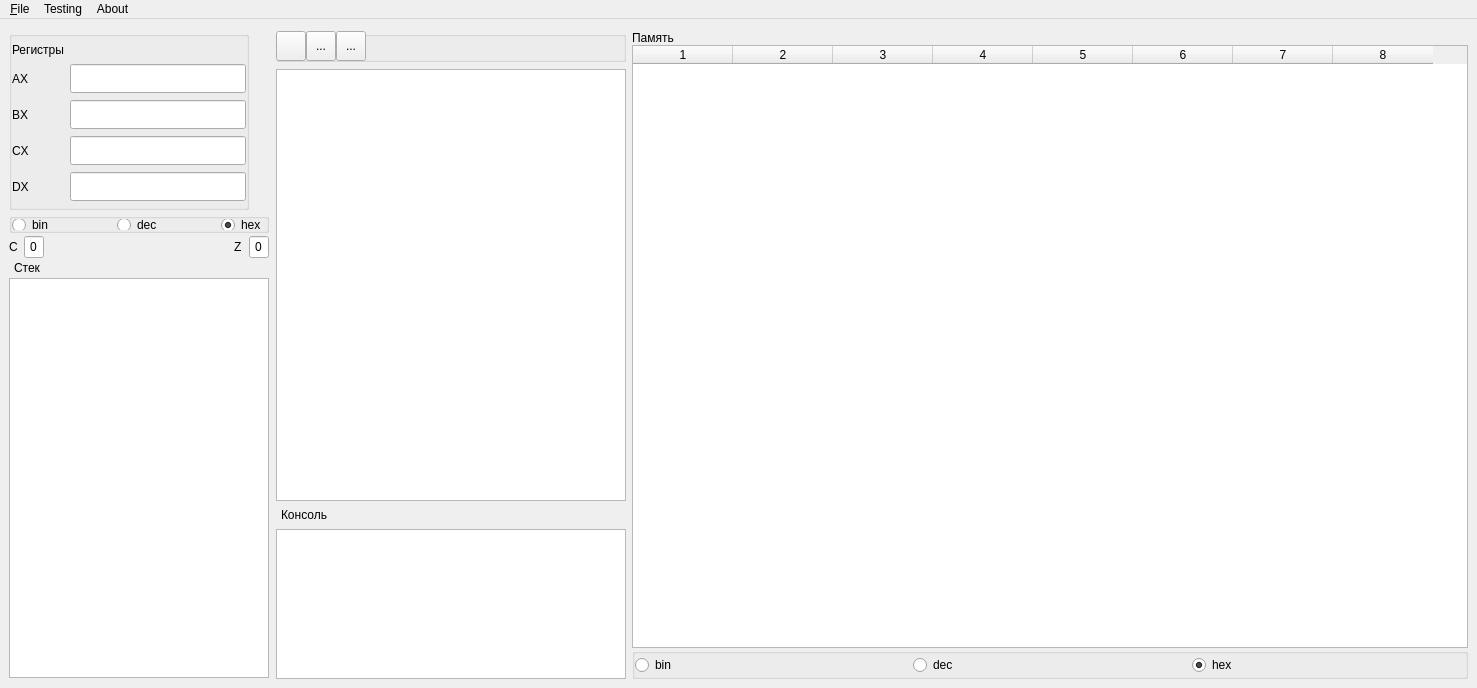
<?xml version="1.0" encoding="UTF-8"?>
<ui version="4.0">
 <class>MainWindow</class>
 <widget class="QMainWindow" name="MainWindow">
  <property name="geometry">
   <rect>
    <x>0</x>
    <y>0</y>
    <width>1477</width>
    <height>685</height>
   </rect>
  </property>
  <property name="sizePolicy">
   <sizepolicy hsizetype="Maximum" vsizetype="Preferred">
    <horstretch>0</horstretch>
    <verstretch>0</verstretch>
   </sizepolicy>
  </property>
  <property name="minimumSize">
   <size>
    <width>0</width>
    <height>0</height>
   </size>
  </property>
  <property name="maximumSize">
   <size>
    <width>1500</width>
    <height>1500</height>
   </size>
  </property>
  <property name="windowTitle">
   <string>Form</string>
  </property>
  <property name="styleSheet">
   <string notr="true">font: 13pt &quot;Courier New&quot;;</string>
  </property>
  <property name="toolButtonStyle">
   <enum>Qt::ToolButtonFollowStyle</enum>
  </property>
  <property name="dockNestingEnabled">
   <bool>false</bool>
  </property>
  <widget class="QWidget" name="widget">
   <property name="sizePolicy">
    <sizepolicy hsizetype="MinimumExpanding" vsizetype="Preferred">
     <horstretch>0</horstretch>
     <verstretch>0</verstretch>
    </sizepolicy>
   </property>
   <property name="autoFillBackground">
    <bool>false</bool>
   </property>
   <layout class="QHBoxLayout" name="horizontalLayout_5">
    <property name="sizeConstraint">
     <enum>QLayout::SetMaximumSize</enum>
    </property>
    <property name="topMargin">
     <number>12</number>
    </property>
    <item>
     <widget class="QWidget" name="box" native="true">
      <property name="enabled">
       <bool>true</bool>
      </property>
      <property name="sizePolicy">
       <sizepolicy hsizetype="Fixed" vsizetype="Minimum">
        <horstretch>0</horstretch>
        <verstretch>0</verstretch>
       </sizepolicy>
      </property>
      <property name="minimumSize">
       <size>
        <width>250</width>
        <height>400</height>
       </size>
      </property>
      <property name="autoFillBackground">
       <bool>false</bool>
      </property>
      <layout class="QGridLayout" name="RegistersGridLayout" rowstretch="0,0,0,0,0,0,0,0,0,0,70" rowminimumheight="0,0,0,0,0,0,0,0,0,0,0">
       <property name="sizeConstraint">
        <enum>QLayout::SetMinimumSize</enum>
       </property>
       <property name="leftMargin">
        <number>0</number>
       </property>
       <property name="topMargin">
        <number>0</number>
       </property>
       <property name="rightMargin">
        <number>1</number>
       </property>
       <property name="bottomMargin">
        <number>1</number>
       </property>
       <property name="horizontalSpacing">
        <number>0</number>
       </property>
       <property name="verticalSpacing">
        <number>3</number>
       </property>
       <item row="2" column="0">
        <layout class="QHBoxLayout" name="horizontalLayout_3">
         <item>
          <widget class="QLabel" name="label_5">
           <property name="minimumSize">
            <size>
             <width>15</width>
             <height>0</height>
            </size>
           </property>
           <property name="maximumSize">
            <size>
             <width>15</width>
             <height>16777215</height>
            </size>
           </property>
           <property name="text">
            <string>C</string>
           </property>
          </widget>
         </item>
         <item>
          <widget class="QLineEdit" name="CEditLine">
           <property name="minimumSize">
            <size>
             <width>20</width>
             <height>0</height>
            </size>
           </property>
           <property name="maximumSize">
            <size>
             <width>20</width>
             <height>16777215</height>
            </size>
           </property>
           <property name="text">
            <string>0</string>
           </property>
           <property name="alignment">
            <set>Qt::AlignCenter</set>
           </property>
          </widget>
         </item>
         <item>
          <spacer name="horizontalSpacer">
           <property name="orientation">
            <enum>Qt::Horizontal</enum>
           </property>
           <property name="sizeHint" stdset="0">
            <size>
             <width>80</width>
             <height>20</height>
            </size>
           </property>
          </spacer>
         </item>
         <item>
          <widget class="QLabel" name="label_6">
           <property name="minimumSize">
            <size>
             <width>15</width>
             <height>0</height>
            </size>
           </property>
           <property name="maximumSize">
            <size>
             <width>15</width>
             <height>16777215</height>
            </size>
           </property>
           <property name="text">
            <string>Z</string>
           </property>
          </widget>
         </item>
         <item>
          <widget class="QLineEdit" name="ZEditLine">
           <property name="minimumSize">
            <size>
             <width>20</width>
             <height>0</height>
            </size>
           </property>
           <property name="maximumSize">
            <size>
             <width>20</width>
             <height>16777215</height>
            </size>
           </property>
           <property name="text">
            <string>0</string>
           </property>
           <property name="alignment">
            <set>Qt::AlignCenter</set>
           </property>
          </widget>
         </item>
        </layout>
       </item>
       <item row="1" column="0">
        <widget class="QGroupBox" name="groupBox_2">
         <property name="sizePolicy">
          <sizepolicy hsizetype="Minimum" vsizetype="Minimum">
           <horstretch>0</horstretch>
           <verstretch>0</verstretch>
          </sizepolicy>
         </property>
         <property name="minimumSize">
          <size>
           <width>0</width>
           <height>20</height>
          </size>
         </property>
         <property name="title">
          <string notr="true"/>
         </property>
         <property name="flat">
          <bool>false</bool>
         </property>
         <property name="checkable">
          <bool>false</bool>
         </property>
         <layout class="QHBoxLayout" name="horizontalLayout" stretch="30,30,0">
          <property name="spacing">
           <number>0</number>
          </property>
          <property name="leftMargin">
           <number>0</number>
          </property>
          <property name="topMargin">
           <number>0</number>
          </property>
          <property name="rightMargin">
           <number>0</number>
          </property>
          <property name="bottomMargin">
           <number>0</number>
          </property>
          <item>
           <widget class="QRadioButton" name="binRadioButton">
            <property name="text">
             <string>bin</string>
            </property>
           </widget>
          </item>
          <item>
           <widget class="QRadioButton" name="decRadioButton">
            <property name="text">
             <string>dec</string>
            </property>
           </widget>
          </item>
          <item>
           <widget class="QRadioButton" name="hexRadioButton">
            <property name="text">
             <string>hex</string>
            </property>
            <property name="checked">
             <bool>true</bool>
            </property>
           </widget>
          </item>
         </layout>
        </widget>
       </item>
       <item row="4" column="0">
        <widget class="QLabel" name="label_8">
         <property name="text">
          <string>Стек</string>
         </property>
         <property name="indent">
          <number>5</number>
         </property>
        </widget>
       </item>
       <item row="3" column="0">
        <spacer name="verticalSpacer">
         <property name="orientation">
          <enum>Qt::Vertical</enum>
         </property>
         <property name="sizeHint" stdset="0">
          <size>
           <width>20</width>
           <height>10</height>
          </size>
         </property>
        </spacer>
       </item>
       <item row="9" column="0" rowspan="2">
        <widget class="QListWidget" name="stackWidget">
         <property name="sizePolicy">
          <sizepolicy hsizetype="Minimum" vsizetype="Expanding">
           <horstretch>0</horstretch>
           <verstretch>0</verstretch>
          </sizepolicy>
         </property>
         <property name="minimumSize">
          <size>
           <width>260</width>
           <height>400</height>
          </size>
         </property>
         <property name="toolTipDuration">
          <number>0</number>
         </property>
        </widget>
       </item>
       <item row="0" column="0">
        <widget class="QGroupBox" name="groupBox">
         <property name="sizePolicy">
          <sizepolicy hsizetype="Fixed" vsizetype="Preferred">
           <horstretch>0</horstretch>
           <verstretch>0</verstretch>
          </sizepolicy>
         </property>
         <property name="minimumSize">
          <size>
           <width>250</width>
           <height>0</height>
          </size>
         </property>
         <property name="toolTipDuration">
          <number>-1</number>
         </property>
         <property name="alignment">
          <set>Qt::AlignLeading|Qt::AlignLeft|Qt::AlignTop</set>
         </property>
         <property name="flat">
          <bool>false</bool>
         </property>
         <layout class="QGridLayout" name="allReg">
          <property name="sizeConstraint">
           <enum>QLayout::SetFixedSize</enum>
          </property>
          <property name="leftMargin">
           <number>0</number>
          </property>
          <property name="topMargin">
           <number>6</number>
          </property>
          <property name="rightMargin">
           <number>0</number>
          </property>
          <property name="bottomMargin">
           <number>6</number>
          </property>
          <property name="horizontalSpacing">
           <number>-1</number>
          </property>
          <property name="verticalSpacing">
           <number>7</number>
          </property>
          <item row="2" column="0">
           <widget class="QLabel" name="label_2">
            <property name="text">
             <string>BX</string>
            </property>
           </widget>
          </item>
          <item row="4" column="1">
           <widget class="QLineEdit" name="DxLineEdit">
            <property name="sizePolicy">
             <sizepolicy hsizetype="Fixed" vsizetype="Fixed">
              <horstretch>0</horstretch>
              <verstretch>0</verstretch>
             </sizepolicy>
            </property>
            <property name="font">
             <font>
              <family>Courier New</family>
              <pointsize>13</pointsize>
              <weight>50</weight>
              <italic>false</italic>
              <bold>false</bold>
             </font>
            </property>
            <property name="maxLength">
             <number>16</number>
            </property>
           </widget>
          </item>
          <item row="2" column="1">
           <widget class="QLineEdit" name="BxLineEdit">
            <property name="sizePolicy">
             <sizepolicy hsizetype="Fixed" vsizetype="Fixed">
              <horstretch>0</horstretch>
              <verstretch>0</verstretch>
             </sizepolicy>
            </property>
            <property name="font">
             <font>
              <family>Courier New</family>
              <pointsize>13</pointsize>
              <weight>50</weight>
              <italic>false</italic>
              <bold>false</bold>
             </font>
            </property>
            <property name="maxLength">
             <number>16</number>
            </property>
           </widget>
          </item>
          <item row="1" column="0">
           <widget class="QLabel" name="label">
            <property name="sizePolicy">
             <sizepolicy hsizetype="Maximum" vsizetype="Preferred">
              <horstretch>0</horstretch>
              <verstretch>0</verstretch>
             </sizepolicy>
            </property>
            <property name="text">
             <string>AX</string>
            </property>
            <property name="margin">
             <number>0</number>
            </property>
           </widget>
          </item>
          <item row="4" column="0">
           <widget class="QLabel" name="label_4">
            <property name="text">
             <string>DX</string>
            </property>
           </widget>
          </item>
          <item row="3" column="1">
           <widget class="QLineEdit" name="CxLineEdit">
            <property name="sizePolicy">
             <sizepolicy hsizetype="Fixed" vsizetype="Fixed">
              <horstretch>0</horstretch>
              <verstretch>0</verstretch>
             </sizepolicy>
            </property>
            <property name="font">
             <font>
              <family>Courier New</family>
              <pointsize>13</pointsize>
              <weight>50</weight>
              <italic>false</italic>
              <bold>false</bold>
             </font>
            </property>
            <property name="maxLength">
             <number>16</number>
            </property>
           </widget>
          </item>
          <item row="3" column="0">
           <widget class="QLabel" name="label_3">
            <property name="text">
             <string>CX</string>
            </property>
            <property name="indent">
             <number>0</number>
            </property>
           </widget>
          </item>
          <item row="1" column="1">
           <widget class="QLineEdit" name="AxLineEdit">
            <property name="sizePolicy">
             <sizepolicy hsizetype="Fixed" vsizetype="Fixed">
              <horstretch>0</horstretch>
              <verstretch>0</verstretch>
             </sizepolicy>
            </property>
            <property name="font">
             <font>
              <family>Courier New</family>
              <pointsize>13</pointsize>
              <weight>50</weight>
              <italic>false</italic>
              <bold>false</bold>
             </font>
            </property>
            <property name="maxLength">
             <number>16</number>
            </property>
           </widget>
          </item>
          <item row="0" column="0">
           <widget class="QLabel" name="label_7">
            <property name="text">
             <string>Регистры</string>
            </property>
           </widget>
          </item>
         </layout>
        </widget>
       </item>
      </layout>
     </widget>
    </item>
    <item>
     <layout class="QGridLayout" name="CommandsLayout" rowstretch="0,0,0,0,0,0,0">
      <property name="sizeConstraint">
       <enum>QLayout::SetFixedSize</enum>
      </property>
      <property name="leftMargin">
       <number>0</number>
      </property>
      <property name="topMargin">
       <number>0</number>
      </property>
      <property name="rightMargin">
       <number>0</number>
      </property>
      <property name="bottomMargin">
       <number>0</number>
      </property>
      <property name="verticalSpacing">
       <number>7</number>
      </property>
      <item row="6" column="0">
       <widget class="QListWidget" name="errorWindow">
        <property name="sizePolicy">
         <sizepolicy hsizetype="Minimum" vsizetype="Expanding">
          <horstretch>0</horstretch>
          <verstretch>0</verstretch>
         </sizepolicy>
        </property>
        <property name="minimumSize">
         <size>
          <width>350</width>
          <height>100</height>
         </size>
        </property>
        <property name="maximumSize">
         <size>
          <width>16777215</width>
          <height>150</height>
         </size>
        </property>
       </widget>
      </item>
      <item row="5" column="0">
       <widget class="QLabel" name="label_10">
        <property name="text">
         <string>Консоль</string>
        </property>
        <property name="indent">
         <number>5</number>
        </property>
        <property name="buddy">
         <cstring>box</cstring>
        </property>
       </widget>
      </item>
      <item row="4" column="0">
       <layout class="QHBoxLayout" name="horizontalLayout_7">
        <property name="spacing">
         <number>0</number>
        </property>
        <property name="sizeConstraint">
         <enum>QLayout::SetFixedSize</enum>
        </property>
       </layout>
      </item>
      <item row="2" column="0">
       <widget class="QGroupBox" name="horizontalGroupBox">
        <property name="sizePolicy">
         <sizepolicy hsizetype="Preferred" vsizetype="Minimum">
          <horstretch>0</horstretch>
          <verstretch>0</verstretch>
         </sizepolicy>
        </property>
        <property name="minimumSize">
         <size>
          <width>0</width>
          <height>30</height>
         </size>
        </property>
        <property name="alignment">
         <set>Qt::AlignLeading|Qt::AlignLeft|Qt::AlignTop</set>
        </property>
        <widget class="QToolButton" name="stopButton">
         <property name="geometry">
          <rect>
           <x>60</x>
           <y>0</y>
           <width>30</width>
           <height>30</height>
          </rect>
         </property>
         <property name="toolTip">
          <string>stop</string>
         </property>
         <property name="toolTipDuration">
          <number>1001</number>
         </property>
         <property name="text">
          <string>...</string>
         </property>
         <property name="icon">
          <iconset>
           <normalon>:/icons8-stop-symbol-96.png</normalon>
          </iconset>
         </property>
         <property name="iconSize">
          <size>
           <width>40</width>
           <height>40</height>
          </size>
         </property>
        </widget>
        <widget class="QToolButton" name="stepButton">
         <property name="geometry">
          <rect>
           <x>30</x>
           <y>0</y>
           <width>30</width>
           <height>30</height>
          </rect>
         </property>
         <property name="toolTip">
          <string>next step</string>
         </property>
         <property name="toolTipDuration">
          <number>1000</number>
         </property>
         <property name="text">
          <string>...</string>
         </property>
         <property name="icon">
          <iconset resource="res.qrc">
           <normaloff>:/icons8-last-96.png</normaloff>:/icons8-last-96.png</iconset>
         </property>
         <property name="iconSize">
          <size>
           <width>40</width>
           <height>40</height>
          </size>
         </property>
        </widget>
        <widget class="QToolButton" name="runButton">
         <property name="geometry">
          <rect>
           <x>0</x>
           <y>0</y>
           <width>30</width>
           <height>30</height>
          </rect>
         </property>
         <property name="sizePolicy">
          <sizepolicy hsizetype="Fixed" vsizetype="Fixed">
           <horstretch>0</horstretch>
           <verstretch>0</verstretch>
          </sizepolicy>
         </property>
         <property name="font">
          <font>
           <family>Courier New</family>
           <pointsize>13</pointsize>
           <weight>50</weight>
           <italic>false</italic>
           <bold>false</bold>
           <kerning>false</kerning>
          </font>
         </property>
         <property name="mouseTracking">
          <bool>false</bool>
         </property>
         <property name="toolTip">
          <string>run program</string>
         </property>
         <property name="toolTipDuration">
          <number>1000</number>
         </property>
         <property name="whatsThis">
          <string>run</string>
         </property>
         <property name="text">
          <string/>
         </property>
         <property name="icon">
          <iconset>
           <normaloff>:/icons8-play-64.png</normaloff>
           <normalon>:/icons8-next-96.png</normalon>:/icons8-play-64.png</iconset>
         </property>
         <property name="iconSize">
          <size>
           <width>40</width>
           <height>40</height>
          </size>
         </property>
         <property name="popupMode">
          <enum>QToolButton::DelayedPopup</enum>
         </property>
         <property name="arrowType">
          <enum>Qt::NoArrow</enum>
         </property>
        </widget>
       </widget>
      </item>
      <item row="3" column="0">
       <widget class="CodeEditor" name="codeEditor">
        <property name="sizePolicy">
         <sizepolicy hsizetype="Fixed" vsizetype="Expanding">
          <horstretch>0</horstretch>
          <verstretch>0</verstretch>
         </sizepolicy>
        </property>
        <property name="minimumSize">
         <size>
          <width>350</width>
          <height>0</height>
         </size>
        </property>
        <property name="maximumSize">
         <size>
          <width>350</width>
          <height>16777215</height>
         </size>
        </property>
        <property name="mouseTracking">
         <bool>true</bool>
        </property>
       </widget>
      </item>
     </layout>
    </item>
    <item>
     <layout class="QVBoxLayout" name="verticalLayout_2">
      <property name="spacing">
       <number>0</number>
      </property>
      <property name="leftMargin">
       <number>0</number>
      </property>
      <property name="topMargin">
       <number>0</number>
      </property>
      <property name="rightMargin">
       <number>0</number>
      </property>
      <property name="bottomMargin">
       <number>0</number>
      </property>
      <item>
       <widget class="QLabel" name="label_9">
        <property name="lineWidth">
         <number>0</number>
        </property>
        <property name="text">
         <string>Память</string>
        </property>
        <property name="alignment">
         <set>Qt::AlignLeading|Qt::AlignLeft|Qt::AlignTop</set>
        </property>
        <property name="margin">
         <number>5</number>
        </property>
        <property name="indent">
         <number>0</number>
        </property>
       </widget>
      </item>
      <item>
       <widget class="QTableWidget" name="memoryTableWidget">
        <property name="sizePolicy">
         <sizepolicy hsizetype="Maximum" vsizetype="Expanding">
          <horstretch>0</horstretch>
          <verstretch>0</verstretch>
         </sizepolicy>
        </property>
        <property name="minimumSize">
         <size>
          <width>0</width>
          <height>0</height>
         </size>
        </property>
        <property name="maximumSize">
         <size>
          <width>16777202</width>
          <height>16777215</height>
         </size>
        </property>
        <property name="tabletTracking">
         <bool>true</bool>
        </property>
        <property name="midLineWidth">
         <number>14</number>
        </property>
        <property name="sizeAdjustPolicy">
         <enum>QAbstractScrollArea::AdjustToContents</enum>
        </property>
        <property name="columnCount">
         <number>8</number>
        </property>
        <column/>
        <column/>
        <column/>
        <column/>
        <column/>
        <column/>
        <column/>
        <column/>
       </widget>
      </item>
      <item>
       <widget class="QGroupBox" name="groupBox">
        <property name="enabled">
         <bool>true</bool>
        </property>
        <property name="sizePolicy">
         <sizepolicy hsizetype="Minimum" vsizetype="Minimum">
          <horstretch>0</horstretch>
          <verstretch>0</verstretch>
         </sizepolicy>
        </property>
        <property name="minimumSize">
         <size>
          <width>0</width>
          <height>25</height>
         </size>
        </property>
        <property name="autoFillBackground">
         <bool>false</bool>
        </property>
        <property name="title">
         <string/>
        </property>
        <property name="alignment">
         <set>Qt::AlignCenter</set>
        </property>
        <property name="flat">
         <bool>true</bool>
        </property>
        <property name="checkable">
         <bool>false</bool>
        </property>
        <layout class="QHBoxLayout" name="horizontalLayout_2" stretch="0,0,0">
         <property name="spacing">
          <number>5</number>
         </property>
         <property name="sizeConstraint">
          <enum>QLayout::SetNoConstraint</enum>
         </property>
         <property name="leftMargin">
          <number>0</number>
         </property>
         <property name="topMargin">
          <number>0</number>
         </property>
         <property name="rightMargin">
          <number>0</number>
         </property>
         <property name="bottomMargin">
          <number>0</number>
         </property>
         <item>
          <widget class="QRadioButton" name="binTableRadioButton">
           <property name="text">
            <string>bin</string>
           </property>
          </widget>
         </item>
         <item>
          <widget class="QRadioButton" name="dexTableRadioButton">
           <property name="text">
            <string>dec</string>
           </property>
          </widget>
         </item>
         <item>
          <widget class="QRadioButton" name="hexTableRadioButton">
           <property name="sizePolicy">
            <sizepolicy hsizetype="Minimum" vsizetype="Minimum">
             <horstretch>0</horstretch>
             <verstretch>0</verstretch>
            </sizepolicy>
           </property>
           <property name="text">
            <string>hex</string>
           </property>
           <property name="checked">
            <bool>true</bool>
           </property>
          </widget>
         </item>
        </layout>
       </widget>
      </item>
     </layout>
    </item>
   </layout>
  </widget>
  <widget class="QMenuBar" name="menuBar">
   <property name="geometry">
    <rect>
     <x>0</x>
     <y>0</y>
     <width>1477</width>
     <height>22</height>
    </rect>
   </property>
   <property name="defaultUp">
    <bool>false</bool>
   </property>
   <property name="nativeMenuBar">
    <bool>true</bool>
   </property>
   <widget class="QMenu" name="menu_File">
    <property name="title">
     <string>&amp;File</string>
    </property>
    <addaction name="action_New"/>
    <addaction name="action_Open"/>
    <addaction name="action_Save"/>
    <addaction name="action_SaveAs"/>
   </widget>
   <widget class="QMenu" name="menuTesting">
    <property name="title">
     <string>Testing</string>
    </property>
    <addaction name="action_Download_testset"/>
    <addaction name="action_Start_testing"/>
   </widget>
   <widget class="QMenu" name="menuAbout">
    <property name="title">
     <string>About</string>
    </property>
    <addaction name="actionAbout"/>
   </widget>
   <addaction name="menu_File"/>
   <addaction name="menuTesting"/>
   <addaction name="menuAbout"/>
  </widget>
  <action name="action_New">
   <property name="text">
    <string>&amp;New</string>
   </property>
   <property name="shortcut">
    <string>Meta+N</string>
   </property>
  </action>
  <action name="action_Open">
   <property name="text">
    <string>&amp;Open</string>
   </property>
   <property name="shortcut">
    <string>Meta+O</string>
   </property>
  </action>
  <action name="action_Save">
   <property name="text">
    <string>&amp;Save</string>
   </property>
  </action>
  <action name="action_SaveAs">
   <property name="text">
    <string>&amp;SaveAs</string>
   </property>
   <property name="shortcut">
    <string>Meta+S</string>
   </property>
  </action>
  <action name="action_Download_testset">
   <property name="text">
    <string>&amp;Download testset</string>
   </property>
  </action>
  <action name="action_Start_testing">
   <property name="text">
    <string>&amp;Start testing</string>
   </property>
  </action>
  <action name="actionAbout">
   <property name="text">
    <string>About</string>
   </property>
   <property name="menuRole">
    <enum>QAction::AboutRole</enum>
   </property>
  </action>
 </widget>
 <customwidgets>
  <customwidget>
   <class>CodeEditor</class>
   <extends>QPlainTextEdit</extends>
   <header location="global">codeeditor.h</header>
  </customwidget>
 </customwidgets>
 <resources>
  <include location="res.qrc"/>
 </resources>
 <connections>
  <connection>
   <sender>MainWindow</sender>
   <signal>key_changed()</signal>
   <receiver>MainWindow</receiver>
   <slot>key_update()</slot>
   <hints>
    <hint type="sourcelabel">
     <x>511</x>
     <y>295</y>
    </hint>
    <hint type="destinationlabel">
     <x>511</x>
     <y>295</y>
    </hint>
   </hints>
  </connection>
  <connection>
   <sender>action_New</sender>
   <signal>triggered()</signal>
   <receiver>MainWindow</receiver>
   <slot>on_NewButton_clicked()</slot>
   <hints>
    <hint type="sourcelabel">
     <x>-1</x>
     <y>-1</y>
    </hint>
    <hint type="destinationlabel">
     <x>512</x>
     <y>312</y>
    </hint>
   </hints>
  </connection>
  <connection>
   <sender>action_Open</sender>
   <signal>triggered()</signal>
   <receiver>MainWindow</receiver>
   <slot>on_OpenButton_clicked()</slot>
   <hints>
    <hint type="sourcelabel">
     <x>-1</x>
     <y>-1</y>
    </hint>
    <hint type="destinationlabel">
     <x>512</x>
     <y>312</y>
    </hint>
   </hints>
  </connection>
  <connection>
   <sender>action_Save</sender>
   <signal>triggered()</signal>
   <receiver>MainWindow</receiver>
   <slot>on_SaveButton_clicked()</slot>
   <hints>
    <hint type="sourcelabel">
     <x>-1</x>
     <y>-1</y>
    </hint>
    <hint type="destinationlabel">
     <x>512</x>
     <y>312</y>
    </hint>
   </hints>
  </connection>
  <connection>
   <sender>action_SaveAs</sender>
   <signal>triggered()</signal>
   <receiver>MainWindow</receiver>
   <slot>on_SaveAsButton_clicked()</slot>
   <hints>
    <hint type="sourcelabel">
     <x>-1</x>
     <y>-1</y>
    </hint>
    <hint type="destinationlabel">
     <x>512</x>
     <y>312</y>
    </hint>
   </hints>
  </connection>
  <connection>
   <sender>action_Download_testset</sender>
   <signal>triggered()</signal>
   <receiver>MainWindow</receiver>
   <slot>on_downloadTestsetButton_clicked()</slot>
   <hints>
    <hint type="sourcelabel">
     <x>-1</x>
     <y>-1</y>
    </hint>
    <hint type="destinationlabel">
     <x>512</x>
     <y>312</y>
    </hint>
   </hints>
  </connection>
  <connection>
   <sender>action_Start_testing</sender>
   <signal>triggered()</signal>
   <receiver>MainWindow</receiver>
   <slot>on_startTestingButton_clicked()</slot>
   <hints>
    <hint type="sourcelabel">
     <x>-1</x>
     <y>-1</y>
    </hint>
    <hint type="destinationlabel">
     <x>512</x>
     <y>312</y>
    </hint>
   </hints>
  </connection>
  <connection>
   <sender>actionAbout</sender>
   <signal>triggered()</signal>
   <receiver>MainWindow</receiver>
   <slot>on_aboutButton_clicked()</slot>
   <hints>
    <hint type="sourcelabel">
     <x>-1</x>
     <y>-1</y>
    </hint>
    <hint type="destinationlabel">
     <x>512</x>
     <y>312</y>
    </hint>
   </hints>
  </connection>
  <connection>
   <sender>AxLineEdit</sender>
   <signal>editingFinished()</signal>
   <receiver>MainWindow</receiver>
   <slot>key_get()</slot>
   <hints>
    <hint type="sourcelabel">
     <x>180</x>
     <y>76</y>
    </hint>
    <hint type="destinationlabel">
     <x>518</x>
     <y>351</y>
    </hint>
   </hints>
  </connection>
  <connection>
   <sender>BxLineEdit</sender>
   <signal>editingFinished()</signal>
   <receiver>MainWindow</receiver>
   <slot>key_get()</slot>
   <hints>
    <hint type="sourcelabel">
     <x>180</x>
     <y>104</y>
    </hint>
    <hint type="destinationlabel">
     <x>518</x>
     <y>351</y>
    </hint>
   </hints>
  </connection>
  <connection>
   <sender>CxLineEdit</sender>
   <signal>editingFinished()</signal>
   <receiver>MainWindow</receiver>
   <slot>key_get()</slot>
   <hints>
    <hint type="sourcelabel">
     <x>180</x>
     <y>132</y>
    </hint>
    <hint type="destinationlabel">
     <x>518</x>
     <y>351</y>
    </hint>
   </hints>
  </connection>
  <connection>
   <sender>DxLineEdit</sender>
   <signal>editingFinished()</signal>
   <receiver>MainWindow</receiver>
   <slot>key_get()</slot>
   <hints>
    <hint type="sourcelabel">
     <x>180</x>
     <y>160</y>
    </hint>
    <hint type="destinationlabel">
     <x>518</x>
     <y>351</y>
    </hint>
   </hints>
  </connection>
  <connection>
   <sender>hexRadioButton</sender>
   <signal>clicked()</signal>
   <receiver>MainWindow</receiver>
   <slot>key_get()</slot>
   <hints>
    <hint type="sourcelabel">
     <x>245</x>
     <y>195</y>
    </hint>
    <hint type="destinationlabel">
     <x>738</x>
     <y>342</y>
    </hint>
   </hints>
  </connection>
  <connection>
   <sender>decRadioButton</sender>
   <signal>clicked()</signal>
   <receiver>MainWindow</receiver>
   <slot>key_get()</slot>
   <hints>
    <hint type="sourcelabel">
     <x>171</x>
     <y>195</y>
    </hint>
    <hint type="destinationlabel">
     <x>738</x>
     <y>342</y>
    </hint>
   </hints>
  </connection>
  <connection>
   <sender>binRadioButton</sender>
   <signal>clicked()</signal>
   <receiver>MainWindow</receiver>
   <slot>key_get()</slot>
   <hints>
    <hint type="sourcelabel">
     <x>67</x>
     <y>195</y>
    </hint>
    <hint type="destinationlabel">
     <x>738</x>
     <y>342</y>
    </hint>
   </hints>
  </connection>
  <connection>
   <sender>runButton</sender>
   <signal>clicked()</signal>
   <receiver>MainWindow</receiver>
   <slot>key_get()</slot>
   <hints>
    <hint type="sourcelabel">
     <x>298</x>
     <y>49</y>
    </hint>
    <hint type="destinationlabel">
     <x>738</x>
     <y>342</y>
    </hint>
   </hints>
  </connection>
  <connection>
   <sender>stepButton</sender>
   <signal>clicked()</signal>
   <receiver>MainWindow</receiver>
   <slot>key_get()</slot>
   <hints>
    <hint type="sourcelabel">
     <x>328</x>
     <y>49</y>
    </hint>
    <hint type="destinationlabel">
     <x>738</x>
     <y>342</y>
    </hint>
   </hints>
  </connection>
  <connection>
   <sender>stopButton</sender>
   <signal>clicked()</signal>
   <receiver>MainWindow</receiver>
   <slot>key_get()</slot>
   <hints>
    <hint type="sourcelabel">
     <x>358</x>
     <y>49</y>
    </hint>
    <hint type="destinationlabel">
     <x>738</x>
     <y>342</y>
    </hint>
   </hints>
  </connection>
 </connections>
 <slots>
  <signal>signal1()</signal>
  <signal>editingFinished()</signal>
  <signal>key_changed()</signal>
  <slot>slot1()</slot>
  <slot>slot2()</slot>
  <slot>on_testButton_clicked()</slot>
  <slot>key_update()</slot>
  <slot>key_get()</slot>
  <slot>updateLineNumberAreaWidth(int)</slot>
  <slot>updateLineNumberArea(QRect,int)</slot>
  <slot>highlightCurrentLine()</slot>
  <slot>on_NewButton_clicked()</slot>
  <slot>on_OpenButton_clicked()</slot>
  <slot>on_SaveButton_clicked()</slot>
  <slot>on_SaveAsButton_clicked()</slot>
  <slot>on_downloadTestsetButton_clicked()</slot>
  <slot>on_startTestingButton_clicked()</slot>
  <slot>on_aboutButton_clicked()</slot>
  <slot>on_compileButton_clicked()</slot>
  <slot>on_runButton_clicked()</slot>
  <slot>on_stepButton_clicked()</slot>
  <slot>on_stopButton_clicked()</slot>
 </slots>
</ui>
